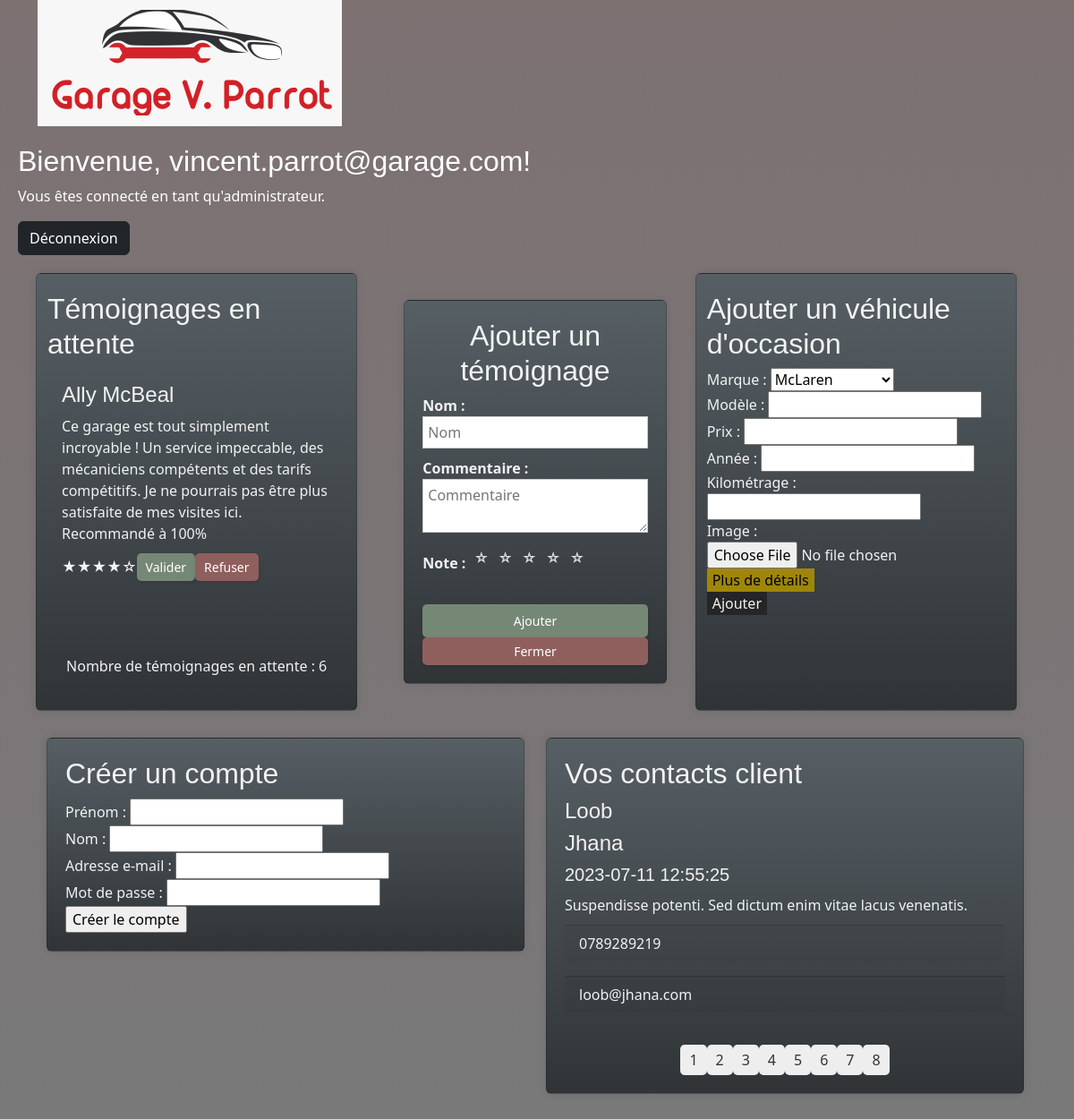
Screenshot of /css/admin.php?page_contacts=3 (signed in) with the database file from the repository.
### tables this page shows
CREATE TABLE
    temoignages (
        id INT(11) AUTO_INCREMENT PRIMARY KEY,
        nom VARCHAR(255),
        commentaire TEXT,
        note INT(11),
        valide INT(11)
    );

CREATE TABLE
    contacts (
        id INT(11) AUTO_INCREMENT PRIMARY KEY,
        nom VARCHAR(255),
        prenom VARCHAR(255),
        email VARCHAR(255),
        telephone VARCHAR(20),
        message TEXT,
        created_at TIMESTAMP
    );

### css/admin.php (the view, shortened to what this page needs)
<?php
include 'employ.php';
include 'includes/traitement_creation_compte.php';
?>
<head>
</head>
<div class="container">
  <div class="row">
    <div class="col">
      <div class="card">
      <h2>Créer un compte</h2>
        <form action="includes/traitement_creation_compte.php" method="POST">
          <div class="form-group">
            <label for="prénom">Prénom :</label>
            <input type="text" id="prénom" name="prénom" required>
          </div>
          <div class="form-group">
            <label for="nom">Nom :</label>
            <input type="text" id="nom" name="nom" required>
          </div>
          <div class="form-group">
            <label for="email">Adresse e-mail :</label>
            <input type="email" id="email" name="email" required>
          </div>
          <div class="form-group">
            <label for="mot_de_passe">Mot de passe :</label>
            <input type="password" id="mot_de_passe" name="mot_de_passe" required>
          </div>
          <div class="form-group">
            <input type="submit" value="Créer le compte">
          </div>
        </form>
      </div>
    </div>
    <div class="col">
      <div class="card">
        <?php
        $perPageContacts = 1;
        $pageContacts = isset($_GET['page_contacts']) ? $_GET['page_contacts'] : 1;
        $queryContacts = "SELECT * FROM contacts";
        $stmtContacts = $connection->prepare($queryContacts);
        $stmtContacts->execute();
        $totalContacts = $stmtContacts->rowCount();
        $pagesContacts = ceil($totalContacts / $perPageContacts);
        $offsetContacts = ($pageContacts - 1) * $perPageContacts;
        $queryContacts .= " LIMIT $offsetContacts, $perPageContacts";
        $stmtContacts = $connection->prepare($queryContacts);
        $stmtContacts->execute();
        $contacts = $stmtContacts->fetchAll(PDO::FETCH_ASSOC);
        if (!empty($contacts)) {
          echo "<h2>Vos contacts client</h2>";
          echo '<div class="contact-card">';
          echo '<h4 class="card-title">' . $contacts[0]['nom'] . '</h4>';
          echo '<h4 class="card-title">' . $contacts[0]['prenom'] . '</h4>';
          echo '<h5 class="card-text">' . $contacts[0]['created_at'] . '</h5>';
          echo '<p class="card-text">' . $contacts[0]['message'] . '</p>';
          echo '<p class="card-footer">' . $contacts[0]['telephone'] . '</p>';
          echo '<p class="card-footer">' . $contacts[0]['email'] . '</p>';
          echo '</div>';
          echo '<div class="pagination">';
          for ($i = 1; $i <= $pagesContacts; $i++) {
            echo '<a href="admin.php?page_contacts=' . $i . '">' . $i . '</a> ';
          }
          echo '</div>';
        }
        ?>
      </div>
    </div>
  </div>
</div>
</body>
</html>

### css/includes/temoin_attente.php (shortened to what this page needs)
<?php
$perPageTemoignagesAttente = 1;
$pageTemoignagesAttente = isset($_GET['page_temoignages']) ? $_GET['page_temoignages'] : 1;
$queryTemoignagesAttente = "SELECT * FROM temoignages WHERE valide = 0 ORDER BY id DESC";
$stmtTemoignagesAttente = $connection->prepare($queryTemoignagesAttente);
$stmtTemoignagesAttente->execute();
$totalTemoignagesAttente = $stmtTemoignagesAttente->rowCount();
$offsetTemoignagesAttente = ($pageTemoignagesAttente - 1) * $perPageTemoignagesAttente;
$queryTemoignagesAttente .= " LIMIT $offsetTemoignagesAttente, $perPageTemoignagesAttente";
$stmtTemoignagesAttente = $connection->prepare($queryTemoignagesAttente);
$stmtTemoignagesAttente->execute();
$temoignagesAttente = $stmtTemoignagesAttente->fetchAll(PDO::FETCH_ASSOC);
echo "<h2>Témoignages en attente</h2>";
foreach ($temoignagesAttente as $temoignage) {
  echo '<div class="card-body">';
  echo '<h4 class="card-title">' . $temoignage['nom'] . '</h4>';
  echo '<p class="card-text">' . $temoignage['commentaire'] . '</p>';
  echo '<div class="rating">';
  echo generateStarRating($temoignage['note']);
  echo '</div>';
  echo '<button class="btn-valider" data-id="' . $temoignage['id'] . '">Valider</button>';
  echo '<button class="btn-refuser" data-id="' . $temoignage['id'] . '">Refuser</button>';
  echo '</div>';
}
echo '<p id="compteur_temoin">Nombre de témoignages en attente : ' . $totalTemoignagesAttente . '</p>';
?>

### css/css/index.css (style rules this page uses)
:root { --couleur-principale: #7d7172; --couleur-secondaire: #47464b; --couleur-tertiaire: #797979; --couleur-fond: #262526; --couleur-texte: #F2F2F2; }
body { font-family: "Barlow", sans-serif; color: var(--couleur-texte); background-color: var(--couleur-fond); background: linear-gradient(to bottom, var(--couleur-principale), var(--couleur-tertiaire)); }
h1, h2, h3, h4, h5 { font-family: "Rajdhani", sans-serif; }
a { color: var(--couleur-principale); }
button { background-color: var(--couleur-fond); color: var(--couleur-texte); border: none; }
.card { width: 100%; min-width: 600px; margin: 10px; padding: 20px; border-radius: 10px; box-shadow: 0 0 10px rgba(0, 0, 0, 0.1); color: var(--couleur-texte); background-color: var(--couleur-fond); background: linear-gradient(to bottom, #565F64, #303437); }

### css/css/employ.css (style rules this page uses)
.container { display: flex; flex-wrap: wrap; justify-content: flex-start; }
.row { width: 100%; }
.col { width: calc(33.33% - 20px); margin-bottom: 20px; }
.card-title { margin-top: 0; }
.card-text { margin-bottom: 10px; }
.btn-valider, .btn-refuser { padding: 5px 10px; border-radius: 5px; box-shadow: 0 2px 4px rgba(0, 0, 0, 0.1); font-size: 14px; }
.btn-valider { background-color: #758875; color: #fff; }
.btn-refuser { background-color: #8f5f5d; color: #fff; }
.pagination { display: flex; justify-content: center; margin-top: 20px; color: #fff; }
.pagination a { padding: 5px 10px; border-radius: 5px; background-color: #eee; color: #333; text-decoration: none; transition: background-color 0.3s; }

### css/css/temoin.css (style rules this page uses)
.rating { display: inline-block; }
#compteur_temoin { text-align: center; margin-top: 20%; }

### rows the page displays
temoignages: nom "Ally McBeal", commentaire "Ce garage est tout simplement incroyable ! Un service impeccable, des mécaniciens compétents et des tarifs compétitifs. Je ne pourrais pas être plus satisfaite de mes visites ici. Recommandé à 100%", note "★★★★☆"
contacts: nom "Loob", prenom "Jhana", created_at "2023-07-11 12:55:25", message "Suspendisse potenti. Sed dictum enim vitae lacus venenatis.", telephone "0789289219", email "loob@jhana.com"

### other values shown
$_SESSION['user']['email'] "vincent.parrot@garage.com"
$_SESSION['user']['role'] "administrateur"
$totalTemoignagesAttente "6"
form field marque "McLaren"
